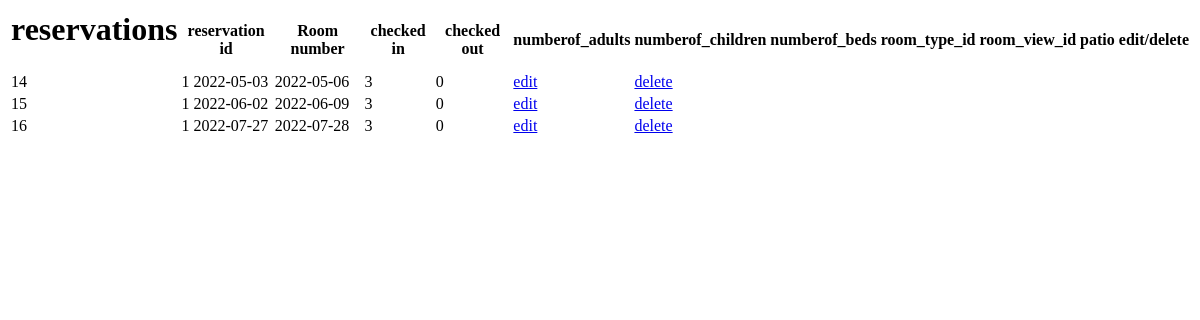
Before: /pages/reservation/my_reservations.php with the older database file.
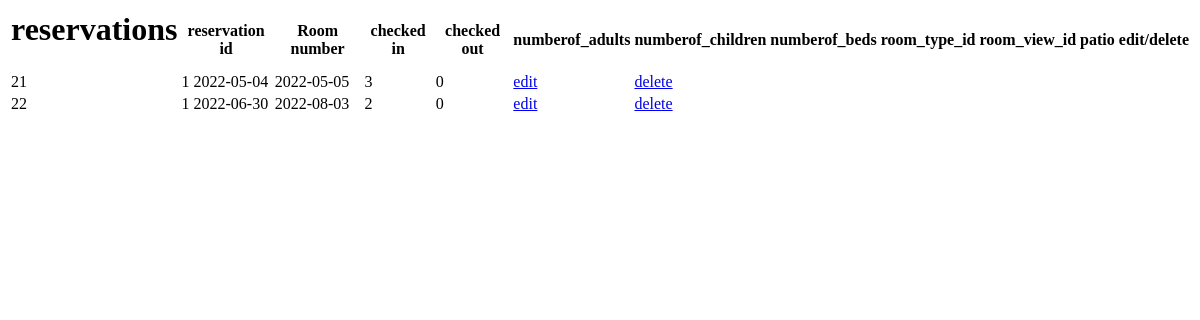
After: the same page with the newer database file.
### tables this page shows
CREATE TABLE `reservations`
(
    `reservation_id`    int(11)        NOT NULL,
    `client_id`         int(11)        NOT NULL,
    `room_no`           int(11)                 DEFAULT NULL,
    `start_date`        date           NOT NULL,
    `end_date`          date           NOT NULL,
    `numberof_adults`   int(11)        NOT NULL,
    `numberof_children` int(11)        NOT NULL,
    `price`             decimal(10, 0) NOT NULL,
    `is_checked_in`     tinyint(1)     NOT NULL DEFAULT 0
);

### global/php/db-functions.php (called while the page is built, shortened)
<?php
function db_connect(): mysqli
{
    $servername = "localhost";
    $username = "root";
    $password = "";
    $dbname = "hurgada-grnd-hotel";
    return new mysqli($servername, $username, $password, $dbname);
}
function run_query(string $sql): mysqli_result|bool
{
    $conn = db_connect();
    $result = $conn->query($sql) or die("\nRUNTIME ERROR\n" . $conn->error);
    return $result;
}

### pages/reservation/my_reservations.php (the view, shortened to what this page needs)
<html lang="en">
<head>     <?php include "../../global/php/db-functions.php"; ?>
    <title> my reservations</title></head>
<body>
<?php
$client_ID = '1';
$sql = "select reservation_id, room_no, start_date, end_date, numberof_adults, numberof_children,
is_checked_in from reservations where client_id= '$client_ID' ";
$result = run_query($sql);
if ($result->num_rows == 0)
echo "no reservations";
else
{
?>
<p>
<table>
    <tr>
        <th><h1> reservations </h1></th>
        <th> reservation id</th>
        <th> Room number</th>
        <th> checked in</th>
        <th> checked out</th>
        <th> numberof_adults</th>
        <th> numberof_children</th>
        <th> numberof_beds</th>
        <th> room_type_id</th>
        <th> room_view_id</th>
        <th> patio</th>
        <th> edit/delete </th>
</tr>
<?php
while ($row = $result->fetch_assoc())
{
    echo "<tr><td>" . $row["reservation_id"] . "</td><td>" . $row["room_no"] . " " . $row["start_date"] . "</td>
  <td>" . $row["end_date"] . "</td>
  <td>" . $row["numberof_adults"] . "</td>
  <td>" . $row["numberof_children"] . "</td>
  ";
    $id = $row['reservation_id'];
    echo "<td><a href='edit_reservation.php?id=$id'> edit </a> </td>";
    echo "<td><a href='delete_reservations.php?id=$id'> delete </a> </td></tr>";
}
}
?>
</table>

Changed rows visible on the page:
removed reservations: reservation_id "14", room_no "1", start_date "2022-05-03", end_date "2022-05-06", numberof_adults "3", numberof_children "0"
removed reservations: reservation_id "15", room_no "1", start_date "2022-06-02", end_date "2022-06-09", numberof_adults "3", numberof_children "0"
removed reservations: reservation_id "16", room_no "1", start_date "2022-07-27", end_date "2022-07-28", numberof_adults "3", numberof_children "0"
added reservations: reservation_id "21", room_no "1", start_date "2022-05-04", end_date "2022-05-05", numberof_adults "3", numberof_children "0"
added reservations: reservation_id "22", room_no "1", start_date "2022-06-30", end_date "2022-08-03", numberof_adults "2", numberof_children "0"
